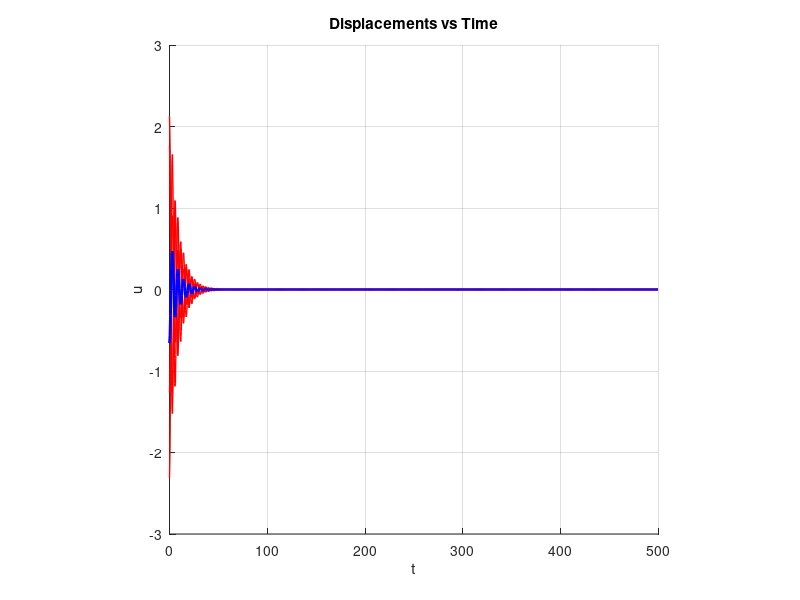

This chart was generated by the following MATLAB code:
%   *--------------------------------------------------------------*
%   |  N DOF Vibration Problem.                                    |  
%   |    This program computes the motion of an N-DOF spring       |
%   |    mass system. The goal of this code are as follows:        |
%   |      1. NDOF shear building geometry                         |
%   |      2. Elasto-plastic elements                              |                                                  
%   |      3. Modal linear damping model                           |                                                  
%   |      4. Free vibration in natural modes                      |                                                  
%   |      5. Forced sinusoidal excitation at any story level      |                                                  
%   |      6. (Fake) Earthquake ground motion excitation           |                                                  
%   *--------------------------------------------------------------*

      clear; clc;
      
%.... Print Banner
      fprintf('%s\n','*----------------------------------------------*')
      fprintf('%s\n','|                 N-DOF Strutural Vibration    |')
      fprintf('%s\n','|                           Michael Justice    |')
      fprintf('%s\n','|                                (Building)    |')
      fprintf('%s\n','|                                              |')
      fprintf('%s\n','|              Original Version: 03.11.2013    |')
      fprintf('%s\n','|                 Latest Update: 02.25.2015    |')
      fprintf('%s\n','*----------------------------------------------*')
      
%---- INPUT PROBLEM DATA ------------------------------------------------*
      nbodies = 5;                % number of masses in system
%---- Start and end times for anaysis -----------------------------------*      
      to = 0.0;                   % Initial time (usu. zero)
      tf = 500.0;                 % Final time
      t = to;                      
      plotmax = 10;               % max and min x value for plot range
%---- Mass, stiffness, damping, length multipliers ----------------------*
      Mo = 15.0;                  % Mass scaling value
      Ko = 5.0;                   % Stiffness scaling value
      Xi = 0.1;                   % Damping ratio scaling value
      So = 1.2;                   % Yield scaling value
      Lo = 1.0;                   % basic length of springs (usually 1)
%---- Forcing function parameters ---------------------------------------*      
      resonance = 0;              % =0 for no resonance
      Fo1 = 0.00;                 % Constant forcing function
      Fo2 = 0.00;                 % Amplitude of forcing function
      Fwo = 0.33;                 % Frequency of forcing function
      FDOF = 5;                   % DOF to put forcing function
      FDOF = min(FDOF, nbodies);  % reset value if greater than nbodies
%---- Initial displacement and velocity multipliers ---------------------*
      Xo = 0.0;                   % Initial displacement scale
      Vo = 0.0;                   % Initial velocity scale
      mode = 5;                   % 1 < mode < nbodies
%---- Fake Earthquake motion --------------------------------------------*
      E00 = 0.1;                  % Damping factor for Eq acceleration
      E01 = 0.15;                 % Damping factor for Eq acceleration
      E11 = 0.05;                 % Amplitude for component 1
      E21 = 0.1;                  % Amplitude for component 2
      E31 = 0.2;                  % Amplitude for component 3
      E41 = 0.1;                  % Amplitude for component 4
      E12 = 1.0;                  % Frequency for component 1
      E22 = 3.0;                  % Frequency for component 2
      E32 = 7.0;                  % Frequency for component 3
      E42 = 15.0;                 % Frequency for component 4
      EVo = -0.00141;                 % Initial ground velocity
      tD  = 50;                   % Duration of earthquake
      earthquake = 0;             % =1 create earthquake force
%------------------------------------------------------------------------*

%.... Set which figures to do (1=yes, 0=no)      
      dofig1 = 1;                 % N displacements vs. time
      dofig2 = 0;                 % N velocities vs. time 
      dofig3 = 0;                 % N accelerations vs. time
      dofig4 = 0;                 % static animation in 3D (time is 3rd D)
      dofig5 = 1;                 % animation of motion
        replay =0;               % =1 query to replay movie
        makemovie = 0;            % write Npend.avi file for movie 
      dofig6 = 0;                 % plot ground acceleration  
      dofig7 = 0;                 % slectively plot mode shapes  
      dofig8 = 0;                 % plot ground displacement  
      dofig9 = 0;                 % plot force vs. displacement  
      
%.... Numerical analysis parameters
      dt     = 0.01;              % analysis time step
      beta   = 0.5;               % Numark Method parameter
      eta    = dt^2*(1/2 - beta); % time integration parameter
      gamma   = 0.25;             % Numark Method parameter
      zeta   = dt*(1 - gamma);    % time integration parameter        
      nsteps = ceil((tf-to)/dt);  % number of time steps in analysis
      tf     = nsteps*dt;         % adjust final time to discrete times
      tol    = 10e-8;             % Newton iteration tolerance
      itmax  = 10;                % maximum allowable Newton iterations      
      
%.... Initialize properties to constant arrays
      model = 0;                  % =1 For model 
      ampm  = 0.1;                % amplifier for model 
      mass  = Mo*ones(nbodies,1); % story mass       
      stiff = Ko*ones(nbodies,1); % story (or spring) stiffness
      damp  = Xi*ones(nbodies,1); % modal damping
      xo    = Xo*ones(nbodies,1); % initial displacement
      vo    = Vo*ones(nbodies,1); % initial velocity
      Si    = So*ones(nbodies,1); % yeild
      Eqxold = 0;
      Eqvold = EVo;
      
%.... Establish the form of the applied force for the sinusoidal force at
%     a certain level of the structure.  
      force = zeros(nbodies,1);
      force = Fo1 + Fo2*sin(Fwo*t)*ones(nbodies,1);
      
%.... Compute the distribution of properties according to model
%     You may want to provide a better description of the distribution
%     of the properties. Put your modeling code here.
      if model == 1;   
        for  i = 1:nbodies
             mass(i)  = Mo/(i);
             stiff(i) = Ko/(i);
             damp(i)  = Xi*((i)+(i-1)*ampm);
             xo(i)    = Xo*((i)+(i-1)*ampm);
             vo(i)    = Vo*((i)+(i-1)*ampm);
             force(i) = Fo1*((i)+(i-1)*ampm);
        end
      end
%.... Lay out the initial (vertical) positions of each mass for the 
%     purposes of plotting the structure.
      xpo = Lo*ones(nbodies,1);
      for i=2:nbodies
        xpo(i) = xpo(i-1) + Lo;   % initial positions
      end
      
%.... Compute elastic stiffness matrix. The elastic stiffness is needed
%     to initialize the properties for the computation of the initial 
%     accelerations and to solve the eigenvalue problem to get the mode
%     shapes and frequencies. These can be used to compute the damping
%     matrix. It is a good idea to initialize arrays with the "zeros" 
%     command so that MATLAB does not think you are changing the size.
      K = zeros(nbodies,nbodies); 
      
%.... For the diagonals...
      for i = 1:nbodies
         for j = 1:nbodies
            if i == j && i < nbodies && j < nbodies
               K(i,j) = stiff(i) + stiff(i+1);
            elseif i == nbodies && j == nbodies
               K(i,j) = stiff(i);
            end      
         end
      end
 
 %.... For the off diagonals...
      for i = 1:nbodies
         for j = 1:nbodies
            if i == (j - 1)
               K(i,j) = -stiff(j);
            elseif i == (j + 1)
               K(i,j) = -stiff(i);
            end
         end
      end
 
%.... Compute the mass matrix. Same as above for K, except for mass
      M = zeros(nbodies,nbodies);     
      M = diag(mass);
            
%.... Establish the shape of the earthquake equivalent force vector      
      forceq = zeros(nbodies,1);
      if (earthquake==1)
          forceq = ones(nbodies,1);
          forceq = -M*forceq;
      end
    
%.... Compute natrual frequencies and mode shapes. Note that "freq" and 
%     "period" are output quantities when inputs are echoed.
      freq = zeros(nbodies,1);
      period = zeros(nbodies,1);
      [V,D] = eig(K,M);

      Freq = sqrt(D)/(2*pi);
      freq = diag(Freq);
      period = freq.^(-1);
%.... Compute the damping matrix from a modal definition of the damping
%     matrix (you could alternatively do Rayleigh damping here).
      C = zeros(nbodies,nbodies);     
      CC = zeros(nbodies,nbodies);
      
      for i = 1:nbodies
          for j = 1:nbodies
              if i == j
                  CC(i,j) = 2*damp(i)*sqrt(D(i,j));
              end % end if i == j
          end % end for j
      end % end for i
      
      C = M*V*CC*V'*M;
      
%.... Set initial displacement to Mode. Here you might want to provide the
%     ability to specify the initial displacement to be proportional to 
%     one of the mode shapes. The mode shapes are scaled by MATLAB to have
%     unit modal mass.
      if (mode < nbodies+1 && mode >= 1)
          xo = Mo*V(:,mode);
      end

%.... Compute the resonance in the building. Set the eigenvalues of the
%     system equal to the frequency of the forcing function to obtain
%     resonance in the mode shapes.
      if (resonance == 1 && mode >=1 && mode < nbodies+1)
          Fwo = 2*pi*freq(mode);
      end   
      
%.... Initialize position, velocity, and acceleration
      xold = xo;
      vold = vo;      

%.... Set up a history array to save results ever once in a while
%     This part is simply to avoid plotting every point that we compute
%     It does not take that many points to give a nice representative 
%     response curve. We need to compute more points to get accuracy in
%     the solution. 
      hd1 = 1; hd2 = hd1+2;                    % space t,its,err
      hs1 = hd2+1; hs2 = hs1 + 3*nbodies - 1;  % space for x,v,a
      hp1 = hs2+1; hp2 = hp1 +   nbodies + 1;  % space for position, EQ
      hp3 = hp2+1; hp4 = hp3 + 3*nbodies - 1;  % space for di, Ni, up, yield
      nitems  = hp4;              % number of items stored in 'history'
      nreport = 1000;             % maximum number of steps reported
      nreport = min(nreport,nsteps);
      noutput = ceil(nsteps/nreport);
      history = zeros(nreport,nitems);        

%.... Echo input values to screen
      fprintf('\r\r%s\n',   '   INTEGRATION OF EQUATIONS      ')
      fprintf('%s%8.3f\n',  '   Initial time (to)             ',to)
      fprintf('%s%8.3f\n',  '   Final time (tf)               ',tf)
      fprintf('%s%8.3f\n',  '   Time increment (dt)           ',dt)
      fprintf('%s%8.3f\n',  '   Numerical integration (beta)  ',beta)
      fprintf('%s%8i\n',    '   Number of time steps          ',nsteps)
      fprintf('%s%8i\n',    '   Number of steps to report     ',nreport)

      fprintf('\r\r%s\n',   '   PHYSICAL PROPERTIES/INITIAL COND.')
      fprintf('%s%8i\n',    '   Number of masses  :     ',nbodies)
      %fprintf('%s%8.3f\n',  '   Frequency ratio   :     ',fratio)
      fprintf('\r%s'     ,  '    DOF     Mass    Stiff    Force      x-o')
      fprintf('%s\n'     ,  '      v-o  |  Damp     Freq   Period')

      for i=1:nbodies
        fprintf('%7i%9.3f%9.3f%9.3f',i, mass(i), stiff(i),force(i))
        fprintf('%9.3f%9.3f%9.3f',   xo(i), vo(i), damp(i))
        fprintf('%9.3f%9.3f\n',      freq(i), period(i))
      end    
      
%.... Set up initial parameters for first time step      
      its = 0; err = 1.0;
      out  = 0; iout  = 0;
      
%.... Compute strain and force due to initial conditions.     
      
%.... Compute initial acceleration from the equation of motion. Also 
      aold = (M)\(force - (K*xo + C*vo)); % Linear case
      
%     Compute the initial acceleration for integrating the earthquake
%     ground motion
      %aold = M\(g + Ft*force -Eq*forceq  - C*vo);   
      %Eqaold = Eq;

%.... Compute motion by numerical integration
      for isteps=1:nsteps
          
%....... Write the values out to history, if appropriate
         if (out==0)
            iout = iout + 1;  
            history(iout,1:3) = [t,its,err];
            history(iout,hs1:hs2) = [xold',vold',aold']; 
            Eqo = Eqxold;
            x = Eqo*ones(nbodies,1) + xold;
            %history(iout,hp1:hp2) = [x',Eq,Eqo];
            %history(iout,hp3:hp4) = [di',Ni',up',yield'];
            out = noutput;
         end
         out = out - 1;

%....... Compute the values for the next time step 
         t = t + dt; err = 1; its = 0;
         bn  = xold + dt*vold + beta*dt^2*aold;
         cn  = vold + dt*gamma*aold;
         if Fo1 == 0
            forcenew = Fo2*sin(Fwo*t)*ones(nbodies,1);
         else
            forcenew  = Fo1 + Fo2*sin(Fwo*t)*force; 
         end
         
         anew = (M + eta*K + zeta*C)\(forcenew - (K*bn + C*cn));
         
%....... Newton iteration to determine y (the acceleration at n+1)
        if (earthquake==1)
           Eq = (E00*t*exp(-E01*t))*(E11*sin(E12*t)+ E21*sin(E22*t)...
                                   + E31*sin(E32*t)+ E41*sin(E42*t));
        end
         
%....... Newton loop to find new accleleration from EOM         
         %while (err > tol) && (its < itmax)
           %xnew  = bn + zeta*anew;
           %vnew  = cn +  eta*anew;

%......... Compute strain and force due to initial conditions      
      
%......... Compute the force and stiffness in each member
  
%......... Compute the residual and tangent  

%......... Compute tangent stiffness matrix  

%......... Compute new acceleration

         %end % while
          
%....... Compute velocity and displacement by numerical integration (Newm) 
         %Eqvnew = Eqvold + dt*(gamma*Eqaold + (1 - gamma)*Eqanew);
        % Eqxnew = Eqxold + dt*Eqvold + dt^2*(beta*Eqaold + (1/2 - beta)...
            % *Eqanew)
         vnew = vold + dt*(gamma*aold + (1 - gamma)*anew);
         xnew = xold + dt*vold + dt^2*(beta*aold + (1/2 - beta)*anew);
         
%....... Update state for next iteration   
        % Eqaold = Eqanew;
        % Eqvold = Eqvnew;
        % Eqxold = Eqxnew;
         aold = anew;
         vold = vnew;
         xold = xnew;  
%....... If yielding occured (or continued) move the permanent set         
          
      end % loop over time steps

%.... GRAPHICAL OUTPUT OF RESULTS      
      zbeg = 4; zend = zbeg + nbodies -1;
      xminv = min(history(:,zbeg:zend)); xmaxv = max(history(:,zbeg:zend));
      xmin = min(xminv); xmax = max(xmaxv);
      xmin = -plotmax; xmax = plotmax;
      ymin = 0; ymax = nbodies*Lo;
      pthick = ones(nbodies,1);            % thickness for trail
      for i=1:nbodies-1
          pcolor(i) = 'r';                 % color for trail
      end
      pcolor(nbodies) = 'b';               % color for trail
      pthick(nbodies)  = 2;                % thickness for trail
      marker = floor(3 + 30/nbodies);      % marker size for hinges
   
%.... Diaplacements vs. time
      if (dofig1==1) 
        fig1 = figure(1); clf; grid on; axis square; hold on;
        xlabel('t'); ylabel('u');title('Displacements vs Time');
        for i=1:nbodies
          ix = 3+i;
          p = plot(history(1:iout,1),history(1:iout,ix));
          set(p,'Color',pcolor(i),'LineWidth',pthick(i));
        end
      end
      
%.... Velocities vs. time
      if (dofig2==1) 
        fig2 = figure(2); clf; grid on; axis square; hold on;
        xlabel('t'); ylabel('v');title('Velocity vs Time');
        for i=1:nbodies
          ix = 3+nbodies+i;
          p = plot(history(1:iout,1),history(1:iout,ix));
          set(p,'Color',pcolor(i),'LineWidth',pthick(i));
        end
      end 
      
%.... Accelerations vs. time
      if (dofig3==1) 
        fig3 = figure(3); clf; grid on; axis square; hold on;
        xlabel('t'); ylabel('a');title('Acceleration vs Time');
        for i=1:nbodies
          ix = 3+2*nbodies+i;
          p = plot(history(1:iout,1),history(1:iout,ix));
          set(p,'Color',pcolor(i),'LineWidth',pthick(i));
        end
      end
      
%.... Plot trace of masses
      if (dofig4==1)
        fig4=figure(4); clf; 
        rect = get(fig4,'Position'); rect(1:2) = [0 0];
        grid on; axis square;
        xlabel('x'); ylabel('t'); title('Trace of masses');
        hold on;
        for i=1:nbodies
          p = plot(history(1:iout,hp1+i-1),history(1:iout,1));
          set(p,'Color',pcolor(i),'LineWidth',pthick(i));
        end
      end
      
%.... Ground accelerations vs. time
      if (dofig6==1) 
        fig6 = figure(6); clf; grid on; axis square; hold on;
        xlabel('t'); ylabel('ag');title('Ground Acceleration vs Time');
        p = plot(history(1:iout,1),history(1:iout,hp2-1));
        set(p,'Color',pcolor(i),'LineWidth',pthick(i));
      end   
      
%.... Ground displacement vs. time
      if (dofig8==1) 
        fig8 = figure(8); clf; grid on; axis square; hold on;
        xlabel('t'); ylabel('ug');title('Ground Displacement vs Time');
        p = plot(history(1:iout,1),history(1:iout,hp2));
        set(p,'Color',pcolor(i),'LineWidth',pthick(i));
      end   
      
%.... Plot force-displacement response  
      if (dofig9==1)
        fig9=figure(9); clf; grid on; axis square; hold on;
        xlabel('Displ'); ylabel('F'); title('Force vs. displacement');
        for i=1:nbodies
          ix = hp3 + i - 1; iy = ix + nbodies;
          p = plot(history(1:iout,ix),history(1:iout,iy));
          set(p,'Color','blue','LineWidth',1); 
        end
      end % dofig9      
      
%.... Plot 2D motion in space as a movie
      if (dofig5==1)
        fig5=figure(5);
        kframes = 3; kforget = 1; 
        numframes = floor(nreport/kframes);
        
        for k=1:numframes
          rect = get(fig5,'Position'); rect(1:2) = [0 0];
          grid on; axis ([xmin xmax ymin ymax]); axis square;
          xlabel('x'); ylabel('y'); title('Trajectory');
          hold on;
          
          kk = k - kforget; kk = (kk + abs(kk))/2;
          istart = 1 + kframes*kk; iend = min(kframes*k,iout);
          ix = hs1;
          xao = history(iend,hp2); yao = 0;
          
%........ Plot the elements red=yielded, blue=elastic
          for i=1:nbodies
            ix =hs1 + i - 1; 
            ip = hp3 + 2*nbodies + i -1;
            upelem = history(iend,ip); lc = 'b';
            if (abs(upelem)>tol)
                lc = 'r';    
            end
            xa = history(iend:iend,ix); ya = i*Lo;
            lnx = [xao,xa]; lny = [yao,ya];
            p = plot(lnx,lny,'-','Color',lc,'Linewidth',2);
            xao = xa; yao = ya;
          end %  for i
          
%........ Plot the masses
          for i=1:nbodies
            ix =hs1 + i - 1; 
            xa = history(iend:iend,ix); ya = i*Lo;
            p = plot(xa,ya,'--rs','Color','b','Linewidth',2,...
                        'MarkerFaceColor','k',...
                        'MarkerEdgeColor','k',...
                        'MarkerSize',marker);
            xao = xa; yao = ya;
          end %  for i
                     
%........ Store frame for movie (set view point)        
          Mov(:,k) = getframe(fig5,rect);
          clf;
        end % for k

%...... Play (and record) movie with play speed factor faster that actual 
        
        clf; N=1; PlaySpeed = 2;
        FPS = ceil(PlaySpeed*numframes/tf);
        while (N~=0)
          movie(fig5,Mov, N,FPS,rect) 
           N = 0;
           if (replay==1)
             N = input('Replay times: ');
           end
        end
        if (makemovie==1)
          movie2avi(Mov,'NPend.avi','compression','None',...
                      'quality',100,'fps',FPS);   
        end
        
      end
  
      fprintf('\r%s\r',' Normal Termination of Program')
      
%.... End of program NBody